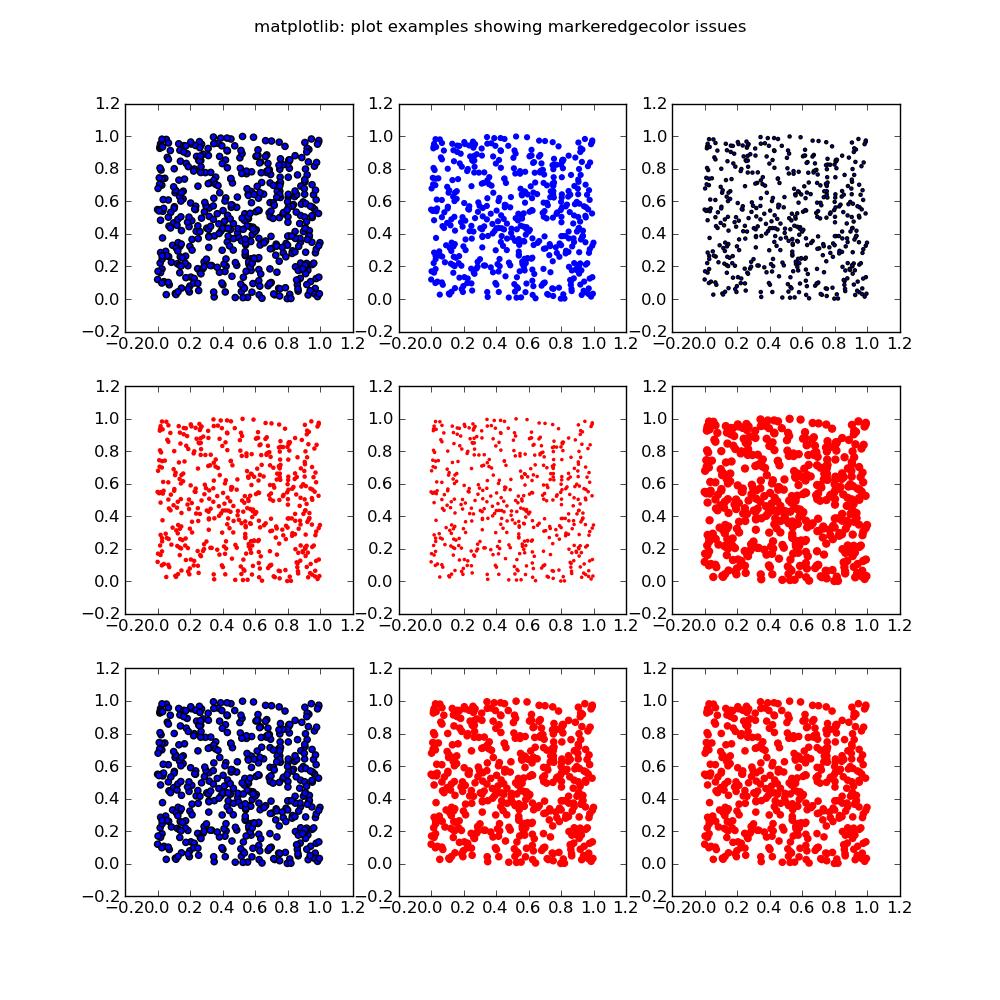

Here is the Python script that generated this plot:
"""

Test program to show some Matplotlib marker oddities or features

The plot function has a feature that it defaults to
have a black marker edge. This can be modified using 
the parameter markeredgecolor. e.g.

see http://matplotlib.org/api/pyplot_api.html#matplotlib.pyplot.plot

"""

# use native matplotlib or matplotlib.pyplot
#import matplotlib as plt
import matplotlib.pyplot as plt

import numpy as np

print 'Numpy version: ', np.__version__
#print plt.__version__

plt.figure(num=None, figsize=(10.0, 10.0))

n=500
np.random.seed(1)
xdata=np.random.uniform(0.0, 1.0, n)
np.random.seed(2)
ydata=np.random.uniform(0.0, 1.0, n)

#plt.xlabel('X')
#plt.ylabel('Y')


nxplot=3
nyplot=3
aspect=1.0
iplot=0

#plt.subplots_adjust(wspace=0.15, hspace=0.15)

markers=['.','o']

iplot = iplot + 1
plt.subplot(nxplot,nyplot,iplot, aspect=aspect)
plt.scatter(xdata, ydata)

iplot = iplot + 1
plt.subplot(nxplot,nyplot,iplot, aspect=aspect)
plt.scatter(xdata, ydata, edgecolor='none')

iplot = iplot + 1
plt.subplot(nxplot,nyplot,iplot, aspect=aspect)
plt.scatter(xdata, ydata, marker='.')

iplot = iplot + 1
plt.subplot(nxplot,nyplot,iplot, aspect=aspect)
plt.scatter(xdata, ydata, marker='.', color='red')

iplot = iplot + 1
plt.subplot(nxplot,nyplot,iplot, aspect=aspect)
plt.scatter(xdata, ydata, marker='.', color='red', s=10)

iplot = iplot + 1
plt.subplot(nxplot,nyplot,iplot, aspect=aspect)
plt.scatter(xdata, ydata, marker='.', color='red', s=100)


iplot = iplot + 1
plt.subplot(nxplot,nyplot,iplot, aspect=aspect)
plt.scatter(xdata, ydata, marker='o')

iplot = iplot + 1
plt.subplot(nxplot,nyplot,iplot, aspect=aspect)
plt.scatter(xdata, ydata, marker='o', color='r')

iplot = iplot + 1
plt.subplot(nxplot,nyplot,iplot, aspect=aspect)
plt.scatter(xdata, ydata, marker='o', color='r', edgecolor='r')

plt.suptitle('matplotlib: plot examples showing markeredgecolor issues')

# + str(plt.__version__))
plt.savefig('mpl_scatter_demo.png')
plt.show()
